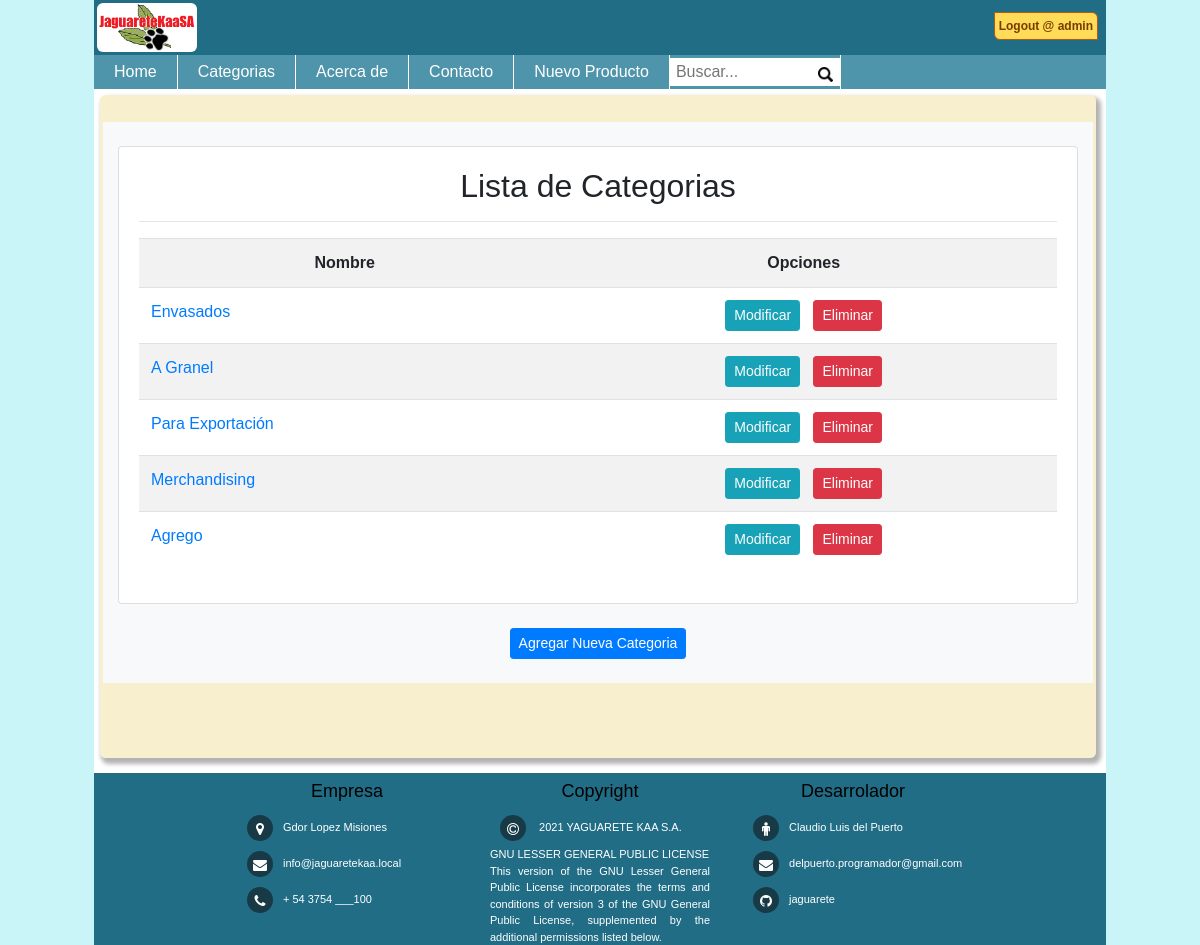
/listar_categorias/ (signed in), run on the app's committed database.
### jaguareteAPP/models.py (models this page shows, shortened)
class Categoria(models.Model):
    nombre = models.CharField(max_length=50)

### jaguareteAPP/views.py (the view)
# urls.py: path('listar_categorias/', views.listar_categorias, name="listar_categorias"),
def listar_categorias(request):
    categoria = Categoria.objects.all()
    data = {
        'categorias': categoria
    }
    return render(request,"categoria/listar.html", data)

### jaguareteAPP/templates/categoria/listar.html (shortened to what this page needs)
{% extends 'home/base.html' %}
{% block contenido %}
{% load crispy_forms_tags %}
{% load humanize %}
<br>
<div class="container bg-light">
    <br>
    <div class="card">
        <div class="card-body">
            <h2>Lista de Categorias</h2>
            <hr>
            <table class="table table-striped table-hover table-responsive-sm">
                <tr>
                    <th>Nombre</th>
                    <th>Opciones</th>
                </tr>
                {% for p in categorias %}
                    <tr>
                        <td align="left">
                            <a href="{% url 'bus_cat' p.id %}" class="link-info">
                                {{p.nombre | title}}
                            </a>
                        </td>
                        <td>
                            {% if user.is_staff %}
                                <a href="{% url 'modificar_categoria' p.id %}" class="btn btn-info btn-sm">Modificar</a>
                                <a href="{% url 'eliminar_categoria' p.id %}" class="btn btn-danger btn-sm">Eliminar</a>
                            {% endif %}
                        </td>
                    </tr>
                {% endfor %}
            </table>
        </div>
    </div>
    {% if user.is_staff %}
        <br>
        <center>
        <a href="{% url 'agregar_categoria' %}" class="btn btn-primary btn-sm">Agregar Nueva Categoria</a>
        </center>
    {% endif %}
    <br>
</div>
<br>
<br>
<br>
{% endblock %}

### jaguareteAPP/templates/home/base.html (shortened to what this page needs)
<!DOCTYPE html>
<html lang="es">
<head>
    {% load static %}
    <link type="text/css" rel="stylesheet" href="{% static 'css/estilo.css' %}"/>
    <link rel="stylesheet" href="https://maxcdn.bootstrapcdn.com/bootstrap/4.0.0/css/bootstrap.min.css">
    <link type="text/css" rel="stylesheet" href="https://stackpath.bootstrapcdn.com/font-awesome/4.7.0/css/font-awesome.min.css"/>
</head>
<body class="bdyclss">
    <div class="encabezado">
        <div class="encaizq">
            <img src="{% static '/img/logo.png' %}" alt="JaguareteKaaSA" class="logomnu">
        </div>
        <div class="encader">
                {% if user.is_authenticated %}
                    <a href="{% url 'logout' %}">
                        <input type="button" value="Logout @ {{user.username}}"  name="Btn_1" class="btnBase2">
                    </a>
                {% endif %}
        </div>
    </div>
    <header>
        <nav class="menu">
            <ul>
                <li><a href="{% url 'index' %}">Home</a></li>
                <li><a href="{% url 'listar_categorias' %}">Categorias</a></li>
                <li><a href="{% url 'acerca' %}">Acerca de</a></li>
                <li><a href="{% url 'contacto' %}">Contacto</a></li>
                {% if user.is_staff %}
                    <li><a href="{% url 'listar_productos' %}">Nuevo Producto</a></li>
                {% endif %}
                <li>
                    <div class="buscador">
                        <form action="{% url 'resultado' %}" method="post" id="myForm">
                            <input type="text" class="buscar" name="busk" id="busk" placeholder="Buscar..." title="Ingrese la busqueda y pulse Enter" onkeyup="if(event.keyCode == 13)buscar('hola');">
                            <input type="image" src="{% static '/img/lupa.png' %}" class="image_buscar">
                        </form>
                    </div>
                </li>
            </ul>
        </nav>
    </header>
    <div class="cuerpobg">
    <section class="cuerpo" id="cuerpo">
    {% block contenido %}
    {% endblock %}
    </section>
    </div>
    <footer class="footer">
        <div class="footer-left">
            <h3>Empresa</h3>
            <p class="pleft"> <i class="fa fa-map-marker"></i>Gdor Lopez Misiones   </p>
            <p class="pleft"> <i class="fa fa-envelope"></i><a href="mailto:info@jaguaretekaa.local">info@jaguaretekaa.local</a> </p>
            <p class="pleft"> <i class="fa fa-phone"></i>+ 54 3754 ___100           </p>
        </div>
        <div class="footer-center">
            <h3>Copyright </h3>
            <p class="pleft"> <i class="fa fa-copyright"></i> <a href="https://www.gnu.org/licenses/lgpl-3.0.txt">2021 YAGUARETE KAA S.A.</a></p>
            <p class="pleft"> <a href="https://www.gnu.org/licenses/lgpl-3.0.txt">GNU LESSER GENERAL PUBLIC LICENSE</a> </p>
            <p class="pjust"> This version of the GNU Lesser General Public License incorporates
                the terms and conditions of version 3 of the GNU General Public
                License, supplemented by the additional permissions listed below. </p>
        </div>
        <div class="footer-right">
            <h3>Desarrolador</h3>
            <p class="pleft"><i class="fa fa-male"></i>Claudio Luis del Puerto</p>
            <p class="pleft"> <i class="fa fa-envelope"></i><a href="mailto:delpuerto.programador@gmail.com">delpuerto.programador@gmail.com</a> </p>
            <p class="pleft"> <i class="fa fa-github"></i><a href="https://github.com/delpuerto/jaguarete" target="_blank">jaguarete</a> </p>
        </div>
    </footer>
</body>
</html>

### jaguareteAPP/static/css/estilo.css (style rules this page uses)
body { margin: 0 auto; font-family: sans-serif; background-color: rgb(202, 245, 248); max-width: 1012px; }
.bdyclss { margin: 0 auto; font-family: sans-serif; background-color: rgb(202, 245, 248); max-width: 1012px; }
header { width: 100%; background: #4E94AB; }
.menu ul { margin: 0; list-style: none; padding: 0; display: flex; }
.menu li { border-right: 1px solid #FFF; }
.menu li a { display: block; padding: 5px 20px; color: #FFF; text-decoration: none; }
.buscador { background-color: #FFF; margin-top: 3px; padding: 4px; height: 28px; width: 170px; }
input.buscar { border: 1px; width: 140px; position: relative; background: transparent; outline: none; bottom: 4px; padding: 2px; }
input.image_buscar { width: 15px; border: 0px; position: relative; top:1px; }
.footer { width: 100%; background: #226d86; box-sizing: border-box; text-align: center; font-size: 11px; font-weight: 500; min-height: 165px; }
.footer a { text-decoration: none; color: #FFF; }
.footer .footer-left, .footer .footer-center, .footer .footer-right { display: inline-block; vertical-align: top; padding: 0 15px; font-size: 11px; color: #FFF; width: 250px; }
.footer i { width: 26px; height: 26px; border-radius: 50%; text-align: center; line-height: 28px; margin: 5px 10px; vertical-align: middle; background: rgba(14, 13, 13, 0.527); font-size: 14px; }
.pleft { text-align: left; align-self: flex-start; padding: 0; margin: 0; }
.pjust { text-align: justify; padding: 0; margin: 0; }
.footer h3 { color: black; font-family: Arial, Helvetica, sans-serif; font-size: large; margin: 0; padding: 8px; }
.cuerpo { width: 100%; background-color: rgba(243, 232, 182, 0.678); padding: 3px; margin-top: 6px; margin-left: 6px; margin-right: 10px; margin-bottom: 15px; min-height: calc(100vh - 281px); box-shadow: 3px 4px 4px 2px rgba(0, 0, 0, 0.3); border-radius: 6px 6px 6px 6px; }
.cuerpobg { display: flex; background-color: white; margin: 0; padding: 0; }
.logomnu { max-width: 100px; border-radius: 6px 6px 6px 6px; margin: 3px; }
.encabezado { width: 100%; min-height: 54px; margin: 0; padding: 0; background: #226d86; color: #FFF; font-weight: bold; font-family: Arial, Helvetica, sans-serif; display: flex; }
.encabezado .encaizq { display: inline-block; vertical-align: top; padding: 0; margin: 0; }
.encabezado .encader { display: inline-block; width: 90%; padding: 0; margin-right: 5px; text-align: right; }
.btnBase2 { background-color:#ffdc57; border:1px solid #b25a14; border-radius:0 6px 0 6px; font-weight:bold; font-size: 12px; color:#773b00; padding:4px; margin-top: 12px; margin-right: 3px; }
.container { text-align: center; }

### data on the page
Categoria: nombre "Envasados"
Categoria: nombre "A Granel"
Categoria: nombre "Para Exportación"
Categoria: nombre "Merchandising"
Categoria: nombre "Agrego"
